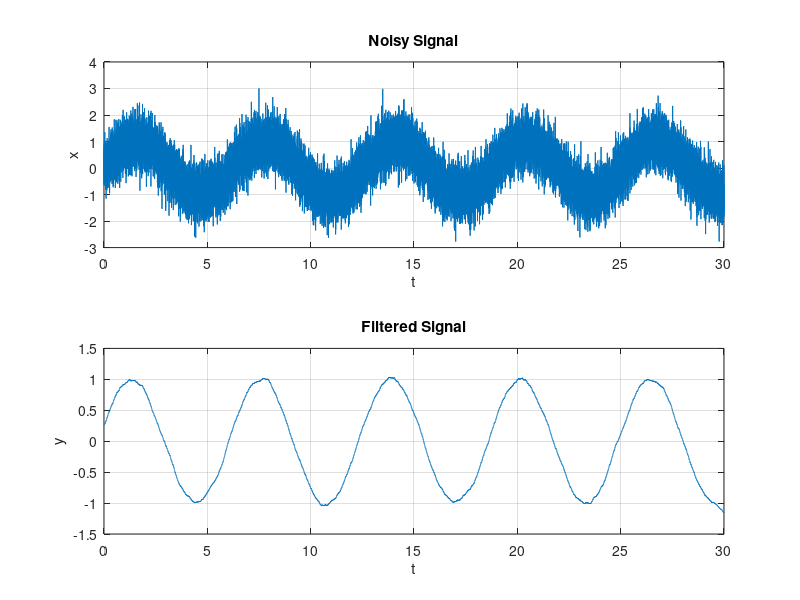

Reproduce this figure in MATLAB.
% ECE 4750
% Practice on FIR Filters
% Moving Average Filter
% Application: Noise Reduction
clc, clear, close all;
% Creating a noisy signal: x1
t = 0:0.001:30;
z= 0.5*randn(1,length(t));
x = sin(t)+z;
L_X = length(x);

% Creating a moving average filter with lenght of L.
L = 500; %50; %500;
x1 = [x,x(end)*ones(1,L)];
tic
for k= 1:L_X
    y(k)=1/L*sum(x1(k:k+L));
end
toc
figure; subplot(211); plot(t,x); grid; title('Noisy Signal'); xlabel('t'); ylabel('x'); 
subplot(212); plot(t,y); grid; title('Filtered Signal'); xlabel('t'); ylabel('y');
